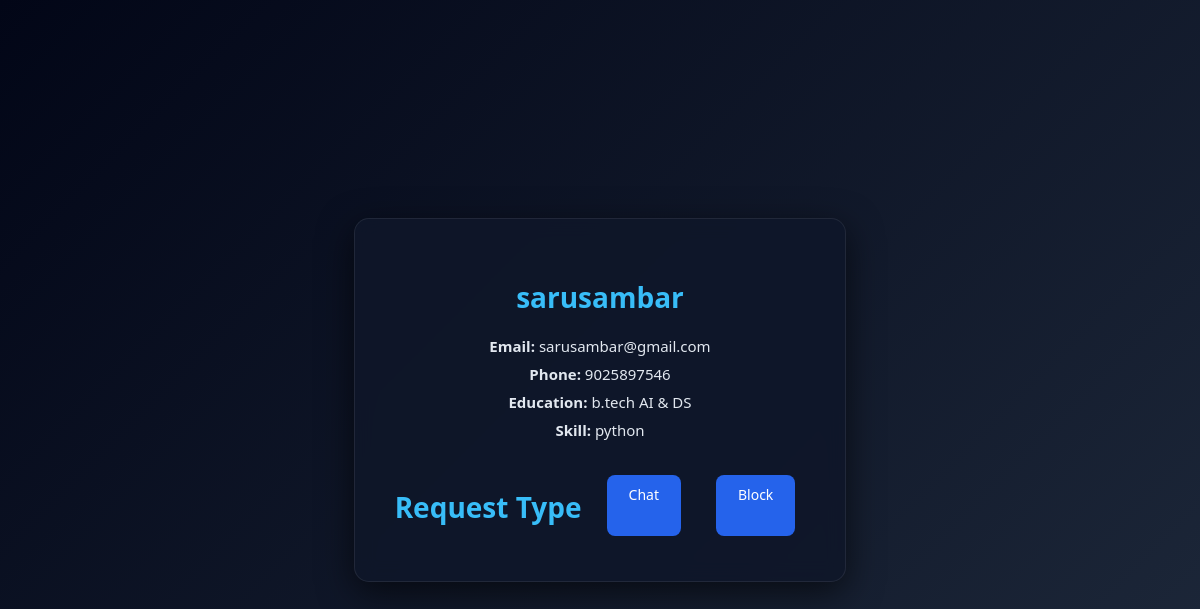
The page /mentor/sarusambar (signed in) on the database its author committed.
### tables this page shows
CREATE TABLE users(
id INTEGER PRIMARY KEY AUTOINCREMENT,
username TEXT,
email TEXT,
phone TEXT,
education TEXT,
skill TEXT,
password TEXT
);

### backend/routes/user_routes.py (the view)
@user_bp.route('/mentor/<username>')
def mentor_page(username):
    from utils.db import get_db
    conn=get_db()
    user=conn.execute(
    "SELECT * FROM users WHERE username=?",(username,)
    ).fetchone()
    status=get_request_status(session['user'],username)
    conn.close()
    return render_template(
        "mentor.html",
        user=user,
        status=status
    )

### backend/models/connection_model.py (called while the page is built)
def get_request_status(user1,user2):
    conn=get_db()
    status=conn.execute("""
    SELECT * FROM connections
    WHERE user1=? AND user2=?
    """,(user1,user2)).fetchone()
    conn.close()
    return status

### backend/utils/db.py (called while the page is built)
def get_db():
    conn = sqlite3.connect(DB_PATH)
    conn.row_factory = sqlite3.Row
    return conn

### frontend/templates/mentor.html
<!DOCTYPE html>
<html>
<head>
<link rel="stylesheet" href="/static/css/style.css">
</head>
<body class="mentor-body">
<div class="mentor-card">
<h2>{{user.username}}</h2>
<p><b>Email:</b> {{user.email}}</p>
<p><b>Phone:</b> {{user.phone}}</p>
<p><b>Education:</b> {{user.education}}</p>
<p><b>Skill:</b> {{user.skill}}</p>
<div class="mentor-buttons">
<h2>Request Type</h2>
{% if status == None %}
<a href="/send_request/{{user.username}}/doubt" class="btn primary">
Ask Doubt
</a>
<a href="/send_request/{{user.username}}/learn" class="btn secondary">
Request Learning
</a>
{% elif status.status == "pending" %}
<button class="btn" disabled>
Request Sent (Pending)
</button>
{% elif status.status == "accepted" %}
<a href="/chat/{{user.username}}" class="btn">
Chat
</a>
<a href="/block/{{user.username}}" class="btn danger">
Block
</a>
{% elif status.status == "rejected" %}
<button class="btn danger" disabled>
Request Rejected
</button>
{% endif %}
</div>
</div>
</body>
</html>

### frontend/static/css/style.css (style rules this page uses)
body { margin:0; font-family: 'Segoe UI',sans-serif; background:#0f172a; color:white; }
.btn { display:inline-block; padding:12px 30px; margin:10px; border-radius:8px; background:#2563eb; color:white; text-decoration:none; transition:0.3s; }
.danger { background:#dc2626; }
.mentor-body { margin:0; height:100vh; display:flex; justify-content:center; align-items:center; background:linear-gradient(135deg,#020617,#1e293b); font-family:'Segoe UI',sans-serif; }
.mentor-card { width:420px; padding:35px; border-radius:15px; text-align:center; background:rgba(15,23,42,0.9); backdrop-filter:blur(10px); box-shadow:0 10px 35px rgba(0,0,0,0.6); border:1px solid rgba(255,255,255,0.08); transition:0.3s; }
.mentor-card h2 { font-size:28px; margin-bottom:20px; color:#38bdf8; }
.mentor-card p { font-size:15px; margin:8px 0; color:#e2e8f0; }
.mentor-buttons { margin-top:25px; display:flex; justify-content:center; gap:15px; }
.mentor-buttons .btn { padding:10px 22px; border-radius:8px; text-decoration:none; font-size:14px; background:#2563eb; color:white; transition:0.25s; }

### rows shown on the page
users: username "sarusambar", email "sarusambar@gmail.com", phone "9025897546", education "b.tech AI & DS", skill "python"
